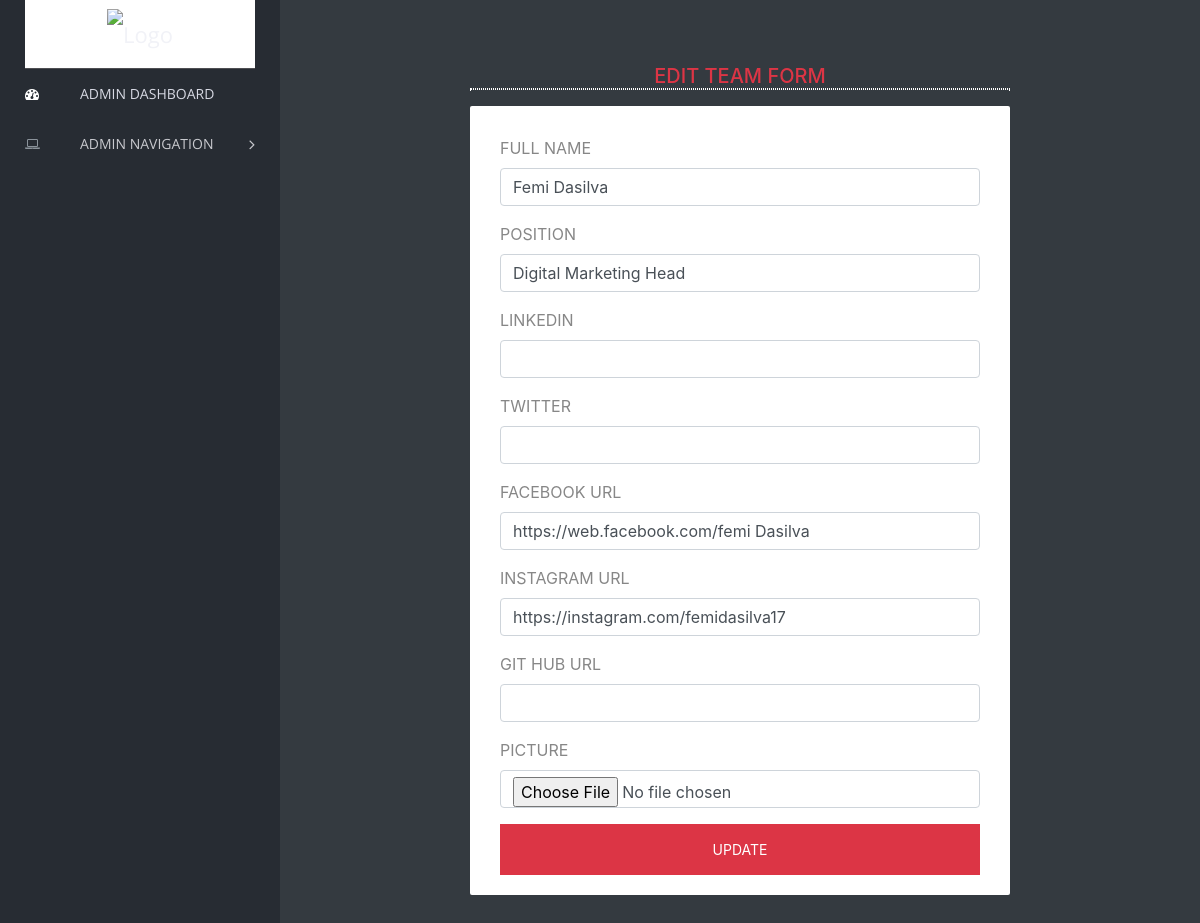
Page /admin/editTeam.php?id=10 (signed in) on the earlier database version.
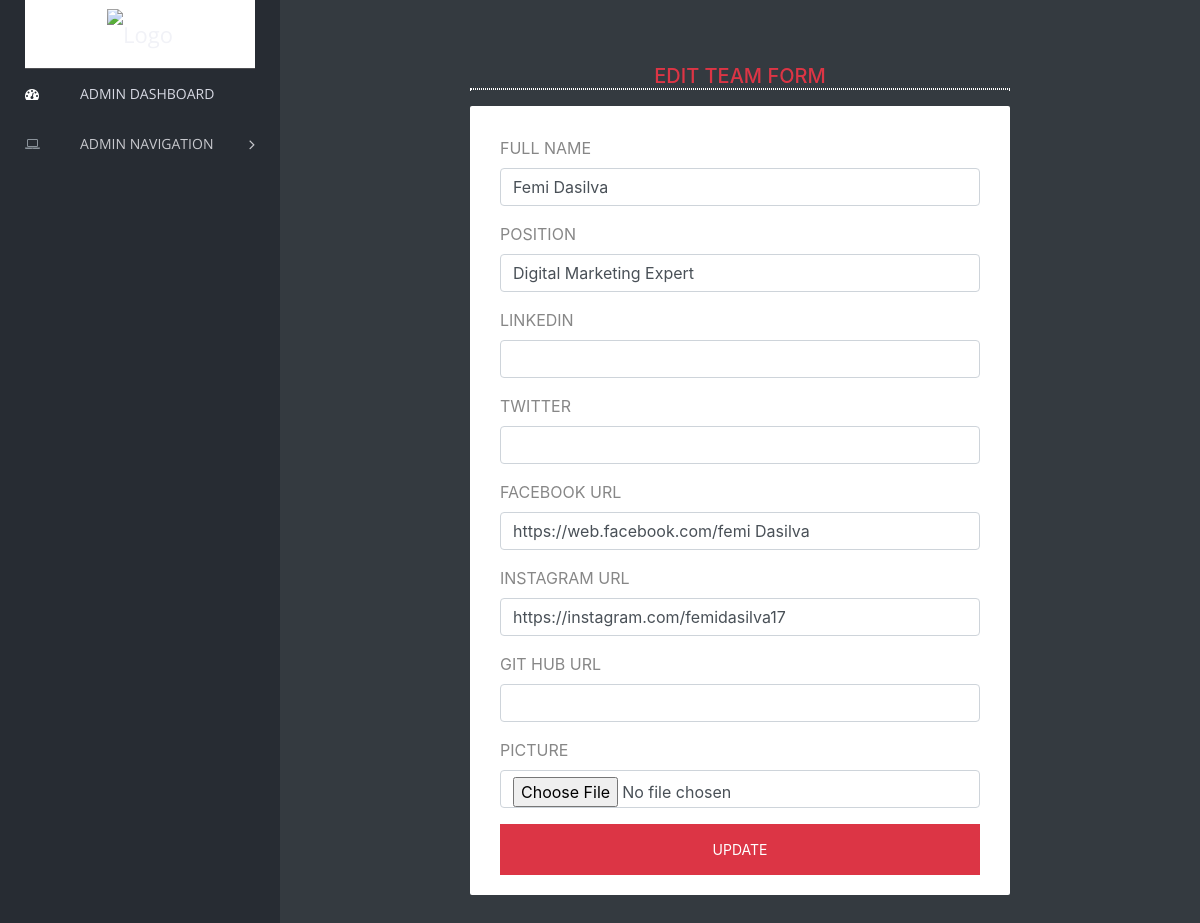
Same page on the later database version.
### tables this page shows
CREATE TABLE `team` (
  `id` int(11) NOT NULL,
  `name` text NOT NULL,
  `position` text NOT NULL,
  `linkedin` text NOT NULL,
  `twitter` text,
  `facebook` text NOT NULL,
  `instagram` text NOT NULL,
  `github` text,
  `pics` text NOT NULL,
  `time` timestamp(6) NOT NULL DEFAULT CURRENT_TIMESTAMP(6) ON UPDATE CURRENT_TIMESTAMP(6)
);

### admin/editTeam.php (the view, shortened to what this page needs)
<?php include("header.php");
?>
<?php
     $id  = $_GET['id'];
         $query = "SELECT name, pics, position, linkedin, twitter, facebook,instagram, github FROM team WHERE id='$id'";
          if ($query_run = mysqli_query($connection, $query)) {
          while($row = mysqli_fetch_assoc($query_run)){
              $name     = $row['name'];
              $post     = $row['position'];
              $twitter  = $row['twitter'];
              $facebook = $row['facebook'];
              $instagram = $row['instagram'];
              $git      = $row['github'];
              $linkedin = $row['linkedin'];
      }
    }
  ?>
<body class="bg-dark">
<?php include("side_nav.php");?>
    <div class="sufee-login d-flex align-content-center flex-wrap">
        <div class="container">
            <div class="login-content">
                <div class="login-logo">
                    <h5 style="color:#dc3545">EDIT TEAM FORM</h5>
                    <p style="border:1px dotted white"></p>
                </div>
                <div class="login-form">
                    <form action="" method="POST" enctype="multipart/form-data">
                        <div class="form-group">
                            <label>Full Name</label>
                            <input type="text" name="name" class="form-control" value="<?php echo $name;?>">
                        </div>
                            <div class="form-group">
                                <label>Position</label>
                                <input type="text" name="post" class="form-control" value="<?php echo $post;?>">
                           </div>
                           <div class="form-group">
                            <label>Linkedin</label>
                            <input type="text" name="linkedin" class="form-control" value="<?php echo $linkedin;?>">
                        </div>
                           <div class="form-group">
                            <label>Twitter</label>
                            <input type="text" name="twitter" class="form-control" value="<?php echo $twitter;?>">
                        </div>
                            <div class="form-group">
                                <label>Facebook Url</label>
                                <input type="text" name="facebook" class="form-control" value="<?php echo $facebook;?>">
                           </div>
                            <div class="form-group">
                                <label>Instagram Url</label>
                                <input type="text" name="instagram" class="form-control" value="<?php echo $instagram;?>">
                           </div>
                           <div class="form-group">
                            <label>Git Hub Url</label>
                            <input type="text" name="git" class="form-control" value="<?php echo $git;?>">
                        </div>
                           <div class="form-group">
                                <label>Picture</label>
                                <input type="file" name="file" class="form-control" value="<?php echo 'teamPics/' .$pic;?>" alt="" width="80px" hieght="80px" >
                           </div>
                                <button type="submit" class="btn btn-danger btn-flat m-b-30 m-t-30">UPDATE</button>
                          </form>
                    </div>
              </div>
        </div>
    </div>
  <?php include("footer.php");?>

Differences in the rows shown:
changed team "Femi Dasilva": post "Digital Marketing Head" → "Digital Marketing Expert"
